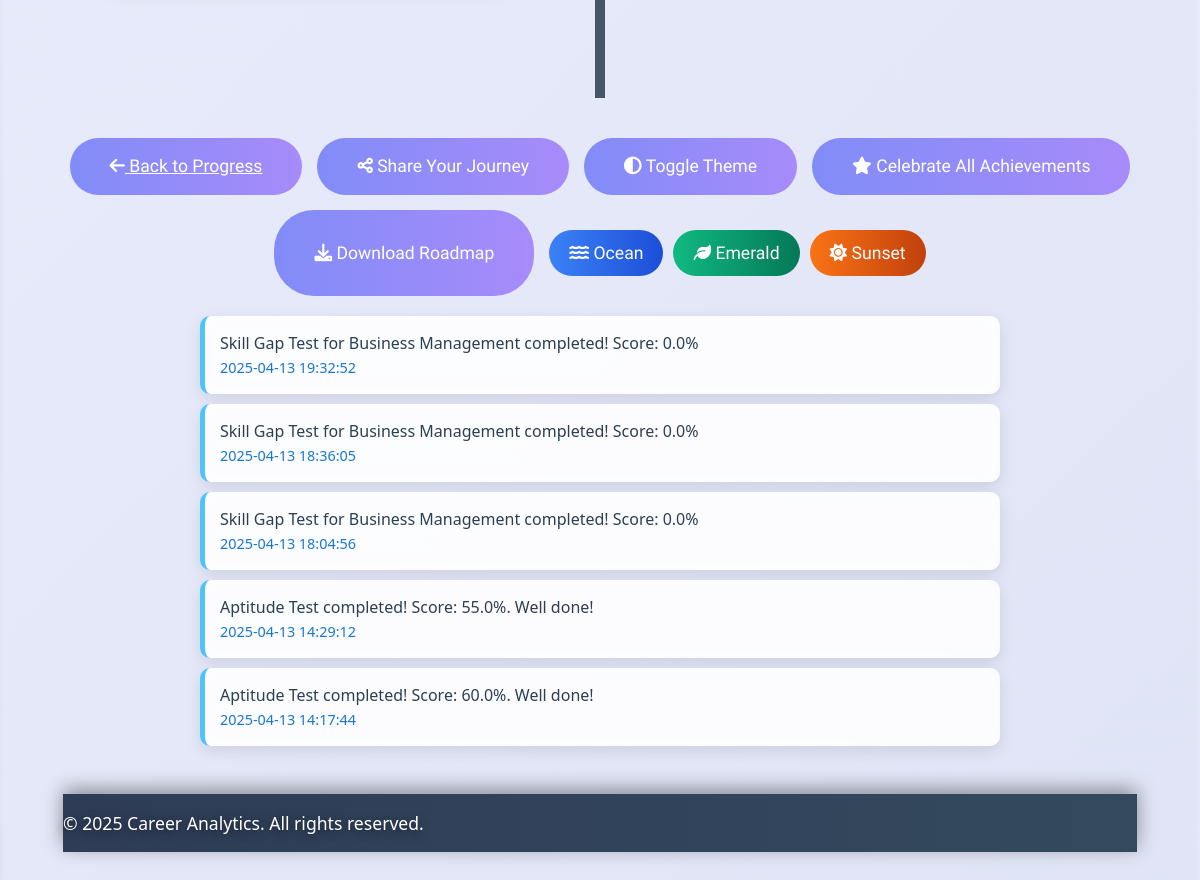
The page /roadmap (signed in, lower part) on the database as committed earlier.
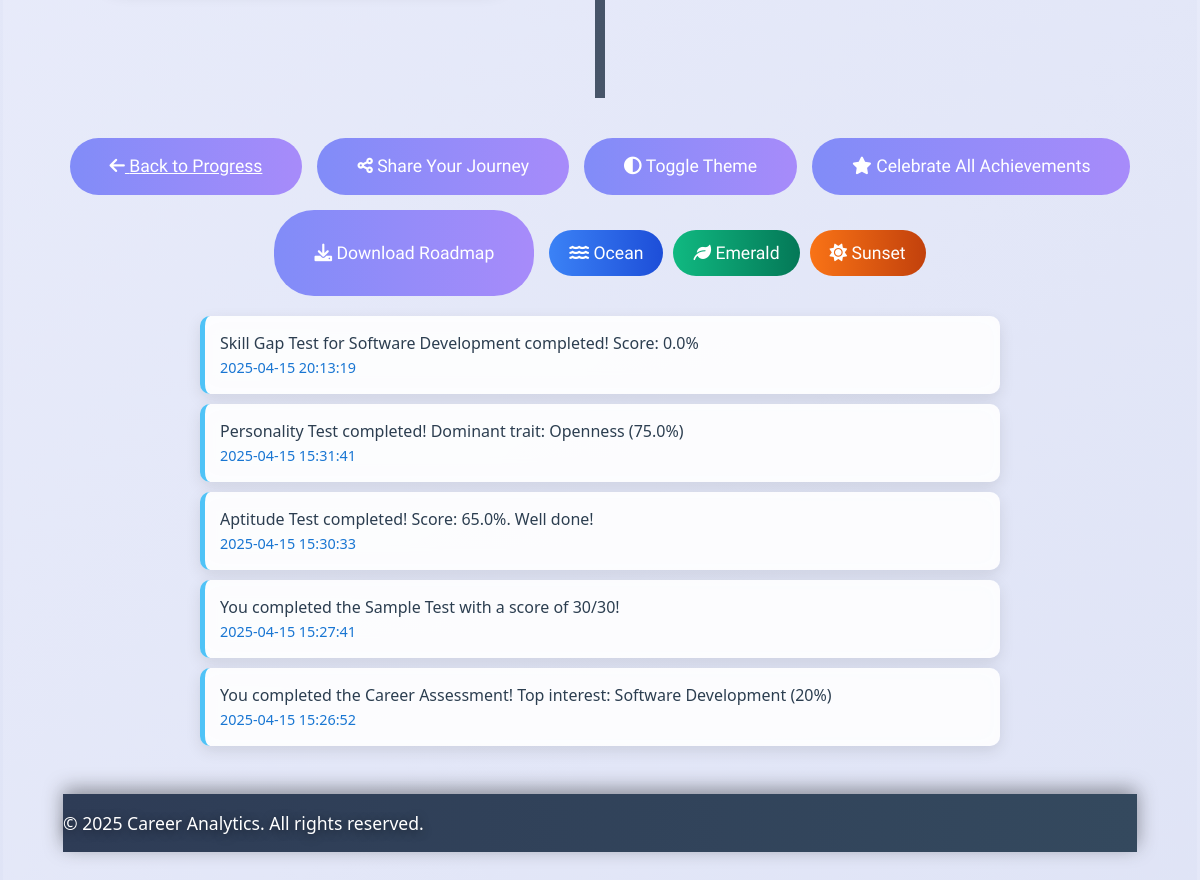
The same page on the database as committed later.
### app.py (models this page shows)
class Notification(db.Model):
    id = db.Column(db.Integer, primary_key=True)
    user_id = db.Column(db.Integer, db.ForeignKey('user.id'), nullable=False)
    message = db.Column(db.String(200), nullable=False)
    type = db.Column(db.String(50), nullable=False)
    is_read = db.Column(db.Boolean, default=False)
    date = db.Column(db.DateTime, default=lambda: datetime.now(timezone.utc))

### app.py (the view)
@app.route('/roadmap')
@login_required
def roadmap():
    test_history = TestResult.query.filter_by(user_id=current_user.id).order_by(TestResult.completed_at.asc()).all()
    total_tests = len(test_history)
    career_path = session.get('selected_field', 'Software Development')
    if career_path not in CAREER_MAPPING:
        career_path = 'Software Development'
    career_roadmaps = {
        "Software Development": {
            "career_goal": "Senior Software Engineer",
            "milestones": [
                {
                    "title": "Completed Aptitude Test",
                    "description": "Assessed core skills",
                    "details": "Evaluated logical reasoning, problem-solving, and basic technical knowledge.",
                    "date": next((t.completed_at for t in test_history if t.test_type == 'aptitude'), None),  # Keep timezone-aware
                    "type": "test",
                    "completed": any(t.test_type == 'aptitude' for t in test_history),
                    "progress": 100 if any(t.test_type == 'aptitude' for t in test_history) else 0
                },
                {
                    "title": "Skill Gap Assessment",
                    "description": "Evaluated coding skills",
                    "details": "Assessed proficiency in Python, JavaScript, and software development fundamentals.",
                    "date": next((t.completed_at for t in test_history if t.test_type == 'skill_gap' and 'Software Development' in json.loads(t.details)), None),  # Keep timezone-aware
                    "type": "test",
                    "completed": any(t.test_type == 'skill_gap' and 'Software Development' in json.loads(t.details) for t in test_history),
                    "progress": 100 if any(t.test_type == 'skill_gap' and 'Software Development' in json.loads(t.details) for t in test_history) else 0
                },
                {
                    "title": "First Project",
                    "description": "Built a basic application",
                    "details": "Developed a to-do list app using HTML, CSS, and JavaScript.",
                    "date": datetime(2025, 3, 10, tzinfo=timezone.utc),  # Make timezone-aware
                    "type": "project",
                    "completed": False,
                    "progress": 50
                },
                {
                    "title": "Portfolio Creation",
                    "description": "Showcased projects",
                    "details": "Created a portfolio website with 3 projects, hosted on GitHub Pages.",
                    "date": datetime(2025, 3, 15, tzinfo=timezone.utc),  # Make timezone-aware
                    "type": "project",
                    "completed": False,
                    "progress": 30
                },
                {
                    "title": "Job Application",
                    "description": "Applied to entry-level roles",
                    "details": "Submitted applications to 5 software development positions.",
                    "date": datetime(2025, 3, 20, tzinfo=timezone.utc),  # Make timezone-aware
                    "type": "job",
                    "completed": False,
                    "progress": 20
                }
            ]
        },
        "Data Science": {
            "career_goal": "Lead Data Scientist",
            "milestones": [
                {
                    "title": "Completed Aptitude Test",
                    "description": "Assessed analytical skills",
                    "details": "Evaluated mathematical reasoning, statistics, and problem-solving abilities.",
                    "date": next((t.completed_at for t in test_history if t.test_type == 'aptitude'), None),  # Keep timezone-aware
                    "type": "test",
                    "completed": any(t.test_type == 'aptitude' for t in test_history),
                    "progress": 100 if any(t.test_type == 'aptitude' for t in test_history) else 0
                },
                {
                    "title": "Skill Gap Assessment",
                    "description": "Evaluated data skills",
                    "details": "Assessed proficiency in Python, R, and data analysis techniques.",
                    "date": next((t.completed_at for t in test_history if t.test_type == 'skill_gap' and 'Data Science' in json.loads(t.details)), None),  # Keep timezone-aware
                    "type": "test",
                    "completed": any(t.test_type == 'skill_gap' and 'Data Science' in json.loads(t.details) for t in test_history),
                    "progress": 100 if any(t.test_type == 'skill_gap' and 'Data Science' in json.loads(t.details) for t in test_history) else 0
                },
                {
                    "title": "Statistics Mastery",
                    "description": "Completed stats course",
                    "details": "Finished an online course on advanced statistics and probability.",
                    "date": datetime(2025, 3, 12, tzinfo=timezone.utc),  # Make timezone-aware
                    "type": "course",
                    "completed": False,
                    "progress": 70
                },
                {
                    "title": "Data Project",
                    "description": "Analyzed a dataset",
                    "details": "Performed exploratory data analysis on a public dataset using Pandas and Matplotlib.",
                    "date": datetime(2025, 3, 18, tzinfo=timezone.utc),  # Make timezone-aware
                    "type": "project",
                    "completed": False,
                    "progress": 40
                },
                {
                    "title": "Research Publication",
                    "description": "Published findings",
                    "details": "Published a research paper on machine learning applications in a journal.",
                    "date": datetime(2025, 3, 25, tzinfo=timezone.utc),  # Make timezone-aware
                    "type": "publication",
                    "completed": False,
                    "progress": 10
                }
            ]
        }
    }
    roadmap_data = career_roadmaps.get(career_path, career_roadmaps["Software Development"])
    milestones = roadmap_data["milestones"]
    notifications = Notification.query.filter_by(user_id=current_user.id, is_read=False).order_by(Notification.date.desc()).limit(5).all()
    current_date = datetime.now(timezone.utc)
    return render_template('roadmap.html',
                          user=current_user,
                          career_goal=roadmap_data["career_goal"],
                          milestones=milestones,
                          career_path=career_path,
                          current_date=current_date,
                          animations_enabled=current_user.animations_enabled,
                          active_page='roadmap',
                          notifications=notifications)

### app.py (called while the page is built)
@app.before_request
def init_session():
    if 'used_aptitude' not in session:
        session['used_aptitude'] = []
    if 'aptitude_history' not in session:
        session['aptitude_history'] = defaultdict(list)

@login_manager.user_loader
def load_user(user_id):
    return db.session.get(User, int(user_id))

### templates/roadmap.html (shortened to what this page needs)
{% extends 'base.html' %}
{% block styles %}
<link rel="stylesheet" href="https://cdnjs.cloudflare.com/ajax/libs/font-awesome/6.0.0/css/all.min.css">
{% endblock %}
{% block content %}
<div id="roadmap-particles-js"></div>
<div class="roadmap-container">
    {% set next_milestone = milestones | selectattr('completed', 'equalto', false) | first %}
    <div class="roadmap-timeline">
    </div>
    <div class="roadmap-action-buttons">
        <a href="{{ url_for('progress_tracking') }}" class="roadmap-btn"><i class="fas fa-arrow-left"></i> Back to Progress</a>
        <button class="roadmap-btn" onclick="shareJourney()"><i class="fas fa-share-alt"></i> Share Your Journey</button>
        <button class="roadmap-btn" onclick="toggleTheme()"><i class="fas fa-adjust"></i> Toggle Theme</button>
        <button class="roadmap-btn" onclick="celebrateAll()"><i class="fas fa-star"></i> Celebrate All Achievements</button>
        <button class="roadmap-btn" onclick="downloadRoadmap()"><i class="fas fa-download"></i> Download Roadmap</button>
        <div class="roadmap-theme-selector">
            <button onclick="setTheme('ocean')" class="roadmap-btn roadmap-theme-btn ocean-theme" title="Ocean Blue Theme">
                <i class="fas fa-water"></i> Ocean
            </button>
            <button onclick="setTheme('emerald')" class="roadmap-btn roadmap-theme-btn emerald-theme" title="Emerald Green Theme">
                <i class="fas fa-leaf"></i> Emerald
            </button>
            <button onclick="setTheme('sunset')" class="roadmap-btn roadmap-theme-btn sunset-theme" title="Sunset Orange Theme">
                <i class="fas fa-sun"></i> Sunset
            </button>
        </div>
    </div>
{% include 'notifications.html' %}
{% endblock %}

### templates/notifications.html (shortened to what this page needs)
{% if notifications %}
    <div class="notifications-container">
        {% for notification in notifications %}
            <div class="notification {{ 'unread' if not notification.is_read else 'read' }}">
                <p>{{ notification.message }}</p>
                <small>{{ notification.date.strftime('%Y-%m-%d %H:%M:%S') }}</small>
            </div>
        {% endfor %}
    </div>
{% endif %}

Rows that differ between the two databases and show on the page:
no longer on this page (row unchanged): Notification: message "Skill Gap Test for Business Management completed! Score: 0.0%", date "2025-04-13 19:32:52"
no longer on this page (row unchanged): Notification: message "Skill Gap Test for Business Management completed! Score: 0.0%", date "2025-04-13 18:36:05"
no longer on this page (row unchanged): Notification: message "Skill Gap Test for Business Management completed! Score: 0.0%", date "2025-04-13 18:04:56"
no longer on this page (row unchanged): Notification: message "Aptitude Test completed! Score: 55.0%. Well done!", date "2025-04-13 14:29:12"
no longer on this page (row unchanged): Notification: message "Aptitude Test completed! Score: 60.0%. Well done!", date "2025-04-13 14:17:44"
added Notification: message "Skill Gap Test for Software Development completed! Score: 0.0%", date "2025-04-15 20:13:19"
added Notification: message "Personality Test completed! Dominant trait: Openness (75.0%)", date "2025-04-15 15:31:41"
added Notification: message "Aptitude Test completed! Score: 65.0%. Well done!", date "2025-04-15 15:30:33"
added Notification: message "You completed the Sample Test with a score of 30/30!", date "2025-04-15 15:27:41"
added Notification: message "You completed the Career Assessment! Top interest: Software Development (20%)", date "2025-04-15 15:26:52"
